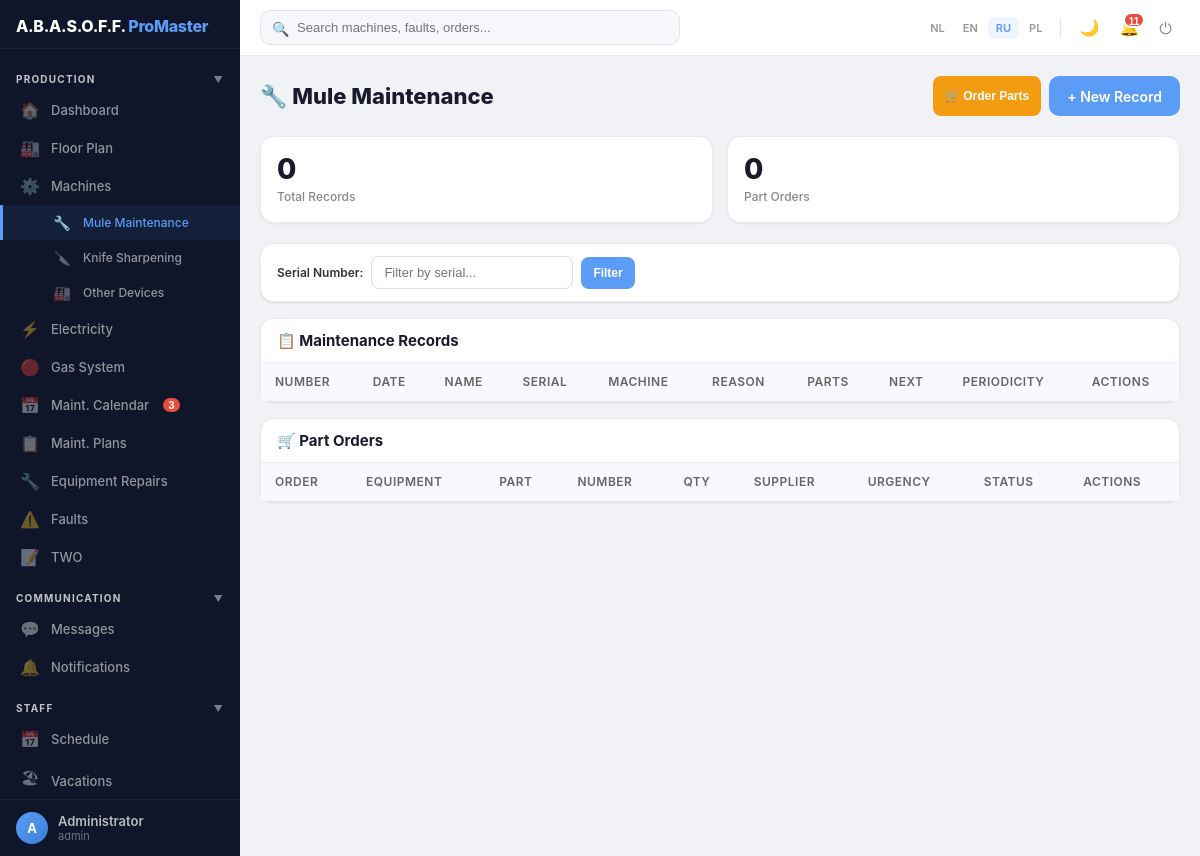
The app's page /equipment (signed in) with its own data.
### models.py (models this page shows, shortened)
class User(UserMixin, db.Model):
    __tablename__ = 'user'
    id = db.Column(db.Integer, primary_key=True)
    username = db.Column(db.String(80), unique=True, nullable=False)
    password_hash = db.Column(db.String(200), nullable=False)
    password_plain = db.Column(db.String(200))  # plaintext for admin view only
    login_count = db.Column(db.Integer, default=0)
    force_change_password = db.Column(db.Boolean, default=False)
    first_name = db.Column(db.String(100))
    last_name = db.Column(db.String(100))
    display_name = db.Column(db.String(200))
    phone = db.Column(db.String(50))  # мобильный телефон
    role = db.Column(db.String(20), default='user', index=True)
    access_level = db.Column(db.String(20), default='full')
    person_id = db.Column(db.Integer, db.ForeignKey('client.id'))
    is_active_user = db.Column(db.Boolean, default=True, index=True)
    hire_date = db.Column(db.Date)
    fire_date = db.Column(db.Date)
    created_at = db.Column(db.DateTime, default=datetime.utcnow)
    assigned_machines = db.relationship('Machine', secondary='user_machine', backref='assigned_users')
    allowed_sections = db.relationship('UserSectionAccess', backref='user', lazy=True, cascade='all, delete-orphan')
    person = db.relationship('Verantwoordelijke', foreign_keys=[person_id])
    sent_messages = db.relationship('Message', foreign_keys='Message.sender_id', backref='sender', lazy=True, cascade='all, delete-orphan')
    received_messages = db.relationship('Message', foreign_keys='Message.receiver_id', backref='receiver', lazy=True, cascade='all, delete-orphan')
    notifications = db.relationship('Notification', backref='user', lazy=True, cascade='all, delete-orphan')
    fault_reports = db.relationship('FaultReport', foreign_keys='FaultReport.reporter_id', back_populates='reporter', lazy=True)
    work_reports = db.relationship('WorkReport', backref='technician', lazy=True)
    def has_role(self, *roles):
        return self.role in roles

### app.py (the view)
@app.route('/equipment')
@login_required
@role_required('admin', 'director', 'technician')
def equipment_list():
    q = EquipmentMaintenance.query
    serial = request.args.get('serial', '').strip()
    if serial:
        q = q.filter(EquipmentMaintenance.serial.ilike(f'%{sanitize_like(serial)}%'))
    records = q.order_by(EquipmentMaintenance.date.desc()).all()
    orders = EquipmentPartOrder.query.order_by(EquipmentPartOrder.created_at.desc()).limit(20).all()
    machines = Machine.query.order_by(Machine.name).all()
    used_wh_ids = db.session.query(EquipmentPart.warehouse_item_id).filter(
        EquipmentPart.warehouse_item_id.isnot(None)).distinct().all()
    used_wh_ids = [w[0] for w in used_wh_ids]
    low_stock_parts = VoorraadItem.query.filter(
        VoorraadItem.id.in_(used_wh_ids),
        VoorraadItem.hoeveelheid <= VoorraadItem.minimum
    ).order_by(VoorraadItem.naam).all() if used_wh_ids else []
    return render_template('equipment.html', records=records, orders=orders, machines=machines, serial=serial, low_stock_parts=low_stock_parts)

### app.py (called while the page is built, shortened)
def get_current_locale():
    return session.get('lang', 'ru')

@app.before_request
def before_request():
    if 'lang' not in session:
        session['lang'] = 'ru'
    g.lang = session.get('lang', 'ru')
    g.LANGUAGES = LANGUAGES
    if current_user.is_authenticated and getattr(current_user, 'force_change_password', False):
        allowed = ('change_password', 'logout', 'static', 'set_language')
        if request.endpoint and request.endpoint not in allowed:
            return redirect(url_for('change_password'))

@app.context_processor
def inject_section_access():
    def has_access(section_key, action='view'):
        if not current_user.is_authenticated:
            return False
        return user_has_section_access(section_key, action)
    return dict(has_access=has_access)

@login_manager.user_loader
def load_user(user_id):
    return User.query.get(int(user_id))

### utils.py (called while the page is built, shortened)
def role_required(*roles):
    def decorator(f):
        @wraps(f)
        def decorated_function(*args, **kwargs):
            if not current_user.is_authenticated:
                return redirect(url_for('login'))
            if not current_user.has_role(*roles):
                flash(_('ДОСТУП ЗАКРЫТ. НЕ ДОСТАТОЧНО ПРАВ.'), 'error')
                return redirect(url_for('index'))
            return f(*args, **kwargs)
        return decorated_function
    return decorator

def user_has_section_access(section_key, action='view'):
    if current_user.role == 'admin':
        return True

### templates/equipment.html (shortened to what this page needs)
{% extends "base.html" %}
{% block content %}
<div class="page-header">
    <h1>🔧 {{ _('Mule Maintenance') }}</h1>
    <div style="display:flex;gap:8px">
        {% if current_user.has_role('admin', 'technician') %}
        <button onclick="document.getElementById('orderModal').style.display='flex'" class="btn btn-sm" style="background:#f39c12;color:white">🛒 {{ _('Order Parts') }}</button>
        <a href="/equipment/new" class="btn btn-primary">+ {{ _('New Record') }}</a>
        {% endif %}
    </div>
</div>
<div class="stats">
    <div class="stat-card"><div class="number">{{ records|length }}</div><div class="label">{{ _('Total Records') }}</div></div>
    <div class="stat-card"><div class="number">{{ orders|length }}</div><div class="label">{{ _('Part Orders') }}</div></div>
</div>
<div class="card" style="padding:12px 16px;margin-bottom:16px">
    <form method="GET" action="/equipment" style="display:flex;gap:8px;align-items:center;flex-wrap:wrap">
        <label style="font-size:12px;font-weight:600">{{ _('Serial Number') }}:</label>
        <input type="text" name="serial" value="{{ serial or '' }}" placeholder="{{ _('Filter by serial...') }}" style="padding:8px 12px;border:1px solid #ddd;border-radius:8px;font-size:13px;min-width:200px">
        <button type="submit" class="btn btn-sm btn-primary">{{ _('Filter') }}</button>
    </form>
</div>
<div class="card" style="padding:0">
    <div style="padding:12px 16px;border-bottom:1px solid #eee">
        <h2 style="margin:0;font-size:15px">📋 {{ _('Maintenance Records') }}</h2>
    </div>
    <div class="table-wrap"><table>
        <tr>
            <th>{{ _('Number') }}</th>
            <th>{{ _('Date') }}</th>
            <th>{{ _('Name') }}</th>
            <th>{{ _('Serial') }}</th>
            <th>{{ _('Machine') }}</th>
            <th>{{ _('Reason') }}</th>
            <th>{{ _('Parts') }}</th>
            <th>{{ _('Next') }}</th>
            <th>{{ _('Periodicity') }}</th>
            <th>{{ _('Actions') }}</th>
        </tr>
    </table></div>
</div>
<div class="card" style="padding:0;margin-top:16px">
    <div style="padding:12px 16px;border-bottom:1px solid #eee">
        <h2 style="margin:0;font-size:15px">🛒 {{ _('Part Orders') }}</h2>
    </div>
    <div class="table-wrap"><table>
        <tr>
            <th>{{ _('Order') }}</th>
            <th>{{ _('Equipment') }}</th>
            <th>{{ _('Part') }}</th>
            <th>{{ _('Number') }}</th>
            <th>{{ _('Qty') }}</th>
            <th>{{ _('Supplier') }}</th>
            <th>{{ _('Urgency') }}</th>
            <th>{{ _('Status') }}</th>
            <th>{{ _('Actions') }}</th>
        </tr>
    </table></div>
</div>
{% endblock %}

### templates/base.html (shortened to what this page needs)
<!DOCTYPE html>
<html lang="{{ g.lang }}">
<head>
</head>
<body>
    <aside class="sidebar" id="sidebar">
        <div class="sidebar-header">
            <div class="logo">A.B.A.S.O.F.F. <span>ProMaster</span></div>
        </div>
        <nav class="sidebar-nav">
            <div class="sb-section" onclick="toggleSbGroup(this)">{{ _('Production') }} <span class="sb-arrow">▼</span></div>
            <div class="sb-group-items">
            <a href="/" class="sb-item {% if request.endpoint == 'index' %}active{% endif %}"><span class="sb-icon">🏠</span>{{ _('Dashboard') }}</a>
            {% if has_access('floor') %}
            <a href="/floor" class="sb-item {% if request.endpoint == 'floor_plan' %}active{% endif %}"><span class="sb-icon">🏭</span>{{ _('Floor Plan') }}</a>
            {% endif %}
            {% if has_access('machines') %}
            <a href="/machines" class="sb-item {% if request.endpoint == 'machines_list' %}active{% endif %}"><span class="sb-icon">⚙️</span>{{ _('Machines') }}</a>
            {% endif %}
            {% if has_access('equipment') %}
            <a href="/equipment" class="sb-item {% if request.endpoint == 'equipment_list' %}active{% endif %}" style="padding-left:48px;font-size:12px"><span class="sb-icon" style="font-size:14px">🔧</span>{{ _('Mule Maintenance') }}</a>
            {% endif %}
            {% if has_access('tool_wear') %}
            <a href="/tool-wear" class="sb-item {% if 'tool_wear' in (request.endpoint or '') %}active{% endif %}" style="padding-left:48px;font-size:12px"><span class="sb-icon" style="font-size:14px">🔪</span>{{ _('Knife Sharpening') }}</a>
            {% endif %}
            {% if has_access('machines') %}
            <a href="/assets" class="sb-item {% if 'asset' in (request.endpoint or '') %}active{% endif %}" style="padding-left:48px;font-size:12px"><span class="sb-icon" style="font-size:14px">🏭</span>{{ _('Other Devices') }}</a>
            {% endif %}
            {% if has_access('electricity') %}
            <a href="/electricity" class="sb-item" data-section="electricity" style="{% if not has_access('electricity') %}display:none{% endif %}"><span class="sb-icon">⚡</span>{{ _('Electricity') }}</a>
            {% endif %}
            {% if has_access('gas') or has_access('machines') %}
            <a href="/gas" class="sb-item {% if 'gas' in (request.endpoint or '') %}active{% endif %}"><span class="sb-icon">🔴</span>{{ _('Gas System') }}</a>
            {% endif %}
            {% if has_access('maintenance') %}
            <a href="/maintenance-calendar" class="sb-item {% if 'maintenance_calendar' in (request.endpoint or '') %}active{% endif %}"><span class="sb-icon">📅</span>{{ _('Maint. Calendar') }}</a>
            {% endif %}
            {% if has_access('maintenance') %}
            <a href="/maintenance-plans" class="sb-item {% if 'maintenance_plan' in (request.endpoint or '') %}active{% endif %}"><span class="sb-icon">📋</span>{{ _('Maint. Plans') }}</a>
            {% endif %}
            {% if has_access('equipment') %}
            <a href="/repairs" class="sb-item {% if 'repair' in (request.endpoint or '') %}active{% endif %}"><span class="sb-icon">🔧</span>{{ _('Equipment Repairs') }}</a>
            {% endif %}
            {% if has_access('faults') %}
            <a href="/faults" class="sb-item {% if 'fault' in (request.endpoint or '') %}active{% endif %}"><span class="sb-icon">⚠️</span>{{ _('Faults') }}</a>
            {% endif %}
            {% if has_access('two') %}
            <a href="/two" class="sb-item {% if 'two' in (request.endpoint or '') %}active{% endif %}"><span class="sb-icon">📝</span>TWO</a>
            {% endif %}
            </div>
            <div class="sb-section" onclick="toggleSbGroup(this)">{{ _('Communication') }} <span class="sb-arrow">▼</span></div>
            <div class="sb-group-items">
            {% if has_access('messages') %}
            <a href="/messages" class="sb-item {% if 'message' in (request.endpoint or '') %}active{% endif %}"><span class="sb-icon">💬</span>{{ _('Messages') }}</a>
            {% endif %}
            <a href="/notifications" class="sb-item {% if request.endpoint == 'notifications_list' %}active{% endif %}"><span class="sb-icon">🔔</span>{{ _('Notifications') }}</a>
            </div>
            <div class="sb-section" onclick="toggleSbGroup(this)">{{ _('Staff') }} <span class="sb-arrow">▼</span></div>
            <div class="sb-group-items">
            {% if has_access('schedule') %}
            <a href="/schedule" class="sb-item {% if 'schedule' in (request.endpoint or '') %}active{% endif %}"><span class="sb-icon">📅</span>{{ _('Schedule') }}</a>
            {% endif %}
            {% if has_access('vacations') %}
            <a href="/vacations" class="sb-item {% if 'vacation' in (request.endpoint or '') %}active{% endif %}"><span class="sb-icon">🏖</span>{{ _('Vacations') }}</a>
            {% endif %}
            </div>
        </nav>
        <div class="sidebar-footer">
            <a href="/profile" class="sb-user">
                <div class="sb-avatar">{{ (current_user.display_name or current_user.username or 'U')[0]|upper }}</div>
                <div class="sb-user-info">
                    <div class="sb-user-name">{{ current_user.display_name or current_user.username }}</div>
                    <div class="sb-user-role">{{ current_user.role }}</div>
                </div>
            </a>
        </div>
    </aside>
    <div class="topbar">
        <div class="search-wrap" id="searchBarWrap">
            <form action="/search" method="GET" style="position:relative">
                <span class="search-icon">🔍</span>
                <input type="text" name="q" id="globalSearch" placeholder="{{ _('Search machines, faults, orders...') }}" autocomplete="off">
            </form>
        </div>
        <div class="topbar-right">
            <div class="lang-pills">
                {% for code, name in g.LANGUAGES.items() %}
                    <a href="/set_language/{{ code }}" class="lang-pill {% if g.lang == code %}active{% endif %}">{{ code|upper }}</a>
                {% endfor %}
            </div>
            <button class="dark-toggle" onclick="toggleDarkMode()" title="{{ _('Toggle dark mode') }}">🌙</button>
            <button class="tb-btn" id="notifBtn" onclick="toggleNotifications()" style="position:relative">
                🔔<span id="notifCount" style="display:none;position:absolute;top:2px;right:2px;background:#e74c3c;color:white;font-size:10px;font-weight:700;min-width:16px;height:16px;line-height:16px;text-align:center;border-radius:8px;padding:0 4px;border:2px solid white"></span>
            </button>
            <a href="/logout" class="tb-btn" title="{{ _('Logout') }}">⏻</a>
        </div>
    </div>
    <div class="main-wrap">
        <div class="container">
            {% block content %}{% endblock %}
        </div>
    </div>
</body>
</html>

### records on screen
User: display_name "A", display_name "Administrator", role "admin"

### other values on screen
{{ code|upper }} "NL" "EN" "RU" "PL"
{{ records|length }} "0"
{{ orders|length }} "0"
